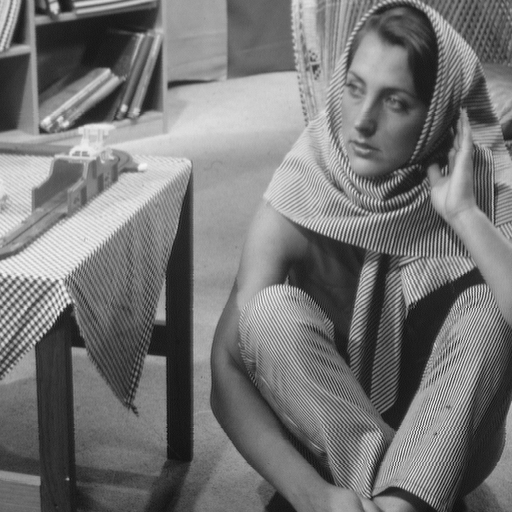
%> input picture Deblurring package/Second test set/barbara.png, 512 x 512 px
$ octave --eval "result = Demo_IDDBM3D;"   (GNU Octave 9; MATLAB toolbox functions it lacks are replaced by stand-ins)
%> lines starting %> are read from the running program, lines starting %| are printed output that depends on the picture
### Denoiser/BM3D/IDDBM3D/BM3DDEB_init.m
function [ISNR, y_hat_RI,y_hat_RWI,zRI] = BM3DDEB_init(experiment_number, y, z, v, sigma)
%%%%%%%%%%%%%%%%%%%%%%%%%%%%%%%%%%%%%%%%%%%%%%%%%%%%%%%%%%%%%%%%%%%%%%%%%%
%
% Copyright ?2008 Tampere University of Technology. All rights reserved.
% This work should only be used for nonprofit purposes.
%
% AUTHORS:
%     Kostadin Dabov, email: kostadin.dabov _at_ tut.fi
%     Alessandro Foi
%%%%%%%%%%%%%%%%%%%%%%%%%%%%%%%%%%%%%%%%%%%%%%%%%%%%%%%%%%%%%%%%%%%%%%%%%%
%
%  This function implements the image deblurring method proposed in:
%
%  [1] K. Dabov, A. Foi, V. Katkovnik, and K. Egiazarian, "Image
%   restoration  by sparse 3D transform-domain collaborative filtering,"
%   Proc SPIE Electronic Imaging, January 2008.
%
%  FUNCTION INTERFACE:
%
%  [PSNR, y_hat_RWI] = BM3DDEB(experiment_number, test_image_name)
%
%  INPUT:
%   1) experiment_number: 1 -> PSF 1, sigma^2 = 2
%                         2 -> PSF 1, sigma^2 = 8
%                         3 -> PSF 2, sigma^2 = 0.308
%                         4 -> PSF 3, sigma^2 = 49
%                         5 -> PSF 4, sigma^2 = 4
%                         6 -> PSF 5, sigma^2 = 64
%
%   2) test_image_name:   a valid filename of a grayscale test image
%
%  OUTPUT:
%   1) ISNR:              the output improvement in SNR, dB
%   2) y_hat_RWI:         the restored image
%
%  ! The function can work without any of the input arguments,
%   in which case, the internal default ones are used !
%
%%%%%%%%%%%%%%%%%%%%%%%%%%%%%%%%%%%%%%%%%%%%%%%%%%%%%%%%%%%%%%%%%%%%%%%%%%

%%%% Fixed regularization parameters (obtained empirically after a rough optimization)
Regularization_alpha_RI = 4e-4;
Regularization_alpha_RWI = 5e-3;

%%%% Experiment number (see below for details, e.g. how the blur is generated, etc.)
if (exist('experiment_number') ~= 1)
    experiment_number = 3; % 1 -- 6
end

%%%%%%%%%%%%%%%%%%%%%%%%%%%%%%%%%%%%%%%%%%%%%%%%%%%%%%%%%%%%%%%%%%%%%%%%%%
%%%% Select a single image filename (might contain path)
%%%%
% if (exist('test_image_name') ~= 1)
%     test_image_name = [
% %        'Lena512.png'
%         'Cameraman256.png'
% %        'barbara.png'
% %        'house.png'
%     ];
% end

%%%% Select 2D transforms ('dct', 'dst', 'hadamard', or anything that is listed by 'help wfilters'):
transform_2D_HT_name      = 'dst'; %% 2D transform (of size N1 x N1) used in Step 1
transform_2D_Wiener_name  = 'dct'; %% 2D transform (of size N1_wiener x N1_wiener) used in Step 2
transform_3rd_dimage_name = 'haar'; %% 1D tranform used in the 3-rd dim, the same for both steps

%%%% Step 1 (BM3D with collaborative hard-thresholding) parameters:
N1                  = 8;   %% N1 x N1 is the block size
Nstep               = 3;   %% sliding step to process every next refernece block
N2                  = 16;  %% maximum number of similar blocks (maximum size of the 3rd dimensiona of a 3D array)
Ns                  = 39;  %% length of the side of the search neighborhood for full-search block-matching (BM)
tau_match           = 6000;%% threshold for the block distance (d-distance)
lambda_thr2D        = 0;   %% threshold for the coarse initial denoising used in the d-distance measure
lambda_thr3D        = 2.9; %% threshold for the hard-thresholding
beta                = 0; %% the beta parameter of the 2D Kaiser window used in the reconstruction

%%%% Step 2 (BM3D with collaborative Wiener filtering) parameters:
N1_wiener           = 8;
Nstep_wiener        = 2;
N2_wiener           = 16;
Ns_wiener           = 39;
tau_match_wiener    = 800;
beta_wiener         = 0;

%%%%  Specify whether to print results and display images
print_to_screen     = 0;


%%%%%%%%%%%%%%%%%%%%%%%%%%%%%%%%%%%%%%%%%%%%%%%%%%%%%%%%%%%%%%%%%%%%%%%%%%
%%%%%%%%%%%%%%%%%%%%%%%%%%%%%%%%%%%%%%%%%%%%%%%%%%%%%%%%%%%%%%%%%%%%%%%%%%
%%%% Note: touch below this point only if you know what you are doing!
%%%%%%%%%%%%%%%%%%%%%%%%%%%%%%%%%%%%%%%%%%%%%%%%%%%%%%%%%%%%%%%%%%%%%%%%%%
%%%%%%%%%%%%%%%%%%%%%%%%%%%%%%%%%%%%%%%%%%%%%%%%%%%%%%%%%%%%%%%%%%%%%%%%%%

%%%%%%%%%%%%%%%%%%%%%%%%%%%%%%%%%%%%%%%%%%%%%%%%%%%%%%%%%%%%%%%%%%%%%%%%%%
%%%% Make parameters compatible with the interface of the mex-functions
%%%%

[Tfor, Tinv]   = getTransfMatrix(N1, transform_2D_HT_name, 0); %% get (normalized) forward and inverse transform matrices
[TforW, TinvW] = getTransfMatrix(N1_wiener, transform_2D_Wiener_name, 0); %% get (normalized) forward and inverse transform matrices

if (strcmp(transform_3rd_dimage_name, 'haar') == 1),
    %%% Fast internal transform is used, no need to generate transform
    %%% matrices.
    hadper_trans_single_den         = {};
    inverse_hadper_trans_single_den = {};
else
    %%% Create transform matrices. The transforms are later applied by
    %%% vector-matrix multiplications
    for hpow = 0:ceil(log2(max(N2,N2_wiener))),
        h = 2^hpow;
        [Tfor3rd, Tinv3rd] = getTransfMatrix(h, transform_3rd_dimage_name, 0);
        hadper_trans_single_den{h}         = single(Tfor3rd);
        inverse_hadper_trans_single_den{h} = single(Tinv3rd');
    end
end

if beta == 0 & beta_wiener == 0
    Wwin2D = ones(N1_wiener,N1_wiener);
    Wwin2D_wiener = ones(N1,N1);
else
    Wwin2D        = kaiser(N1, beta) * kaiser(N1, beta)'; % Kaiser window used in the hard-thresholding part
    Wwin2D_wiener = kaiser(N1_wiener, beta_wiener) * kaiser(N1_wiener, beta_wiener)'; % Kaiser window used in the Wiener filtering part
end

%%%%%%%%%%%%%%%%%%%%%%%%%%%%%%%%%%%%%%%%%%%%%%%%%%%%%%%%%%%%%%%%%%%%%%%%%%
% [30 lines of commented-out code are left out]
[Xv, Xh]  = size(y);
[ghy,ghx] = size(v);
big_v  = zeros(Xv,Xh); big_v(1:ghy,1:ghx)=v; big_v=circshift(big_v,-round([(ghy-1)/2 (ghx-1)/2])); % pad PSF with zeros to whole image domain, and center it
V      = fft2(big_v); % frequency response of the PSF
% [12 lines of commented-out code are left out]
%%%%%%%%%%%%%%%%%%%%%%%%%%%%%%%%%%%%%%%%%%%%%%%%%%%%%%%%%%%%%%%%%%%%%%%%%%
%%%% Step 1: Final estimate by Regularized Inversion (RI) followed by
%%%% BM3D with collaborative hard-thresholding
%%%%

%%%% Step 1.1. Regularized Inversion
RI= conj(V)./( (abs(V).^2) + Regularization_alpha_RI * Xv*Xh*sigma^2); % Transfer Matrix for RI    %% Standard Tikhonov Regularization
zRI=real(ifft2( fft2(z).* RI ));   % Regularized Inverse Estimate (RI OBSERVATION)

stdRI = zeros(N1, N1);
for ii = 1:N1,
    for jj = 1:N1,
        UnitMatrix = zeros(N1,N1); UnitMatrix(ii,jj)=1;
        BasisElementPadded = zeros(Xv, Xh); BasisElementPadded(1:N1,1:N1) = Tinv*UnitMatrix*Tinv';
        TransfBasisElementPadded = fft2(BasisElementPadded);
        stdRI(ii,jj) = sqrt( (1/(Xv*Xh)) * sum(sum(abs(TransfBasisElementPadded.*RI).^2)) )*sigma;
    end,
end

%%%% Step 1.2. Colored noise suppression by BM3D with collaborative hard-
%%%% thresholding

y_hat_RI = bm3d_thr_colored_noise(zRI, hadper_trans_single_den, Nstep, N1, N2, lambda_thr2D,...
    lambda_thr3D, tau_match*N1*N1/(255*255), (Ns-1)/2, sigma, 0, single(Tfor), single(Tinv)',...
    inverse_hadper_trans_single_den, single(stdRI'), Wwin2D, 0, 1 );

PSNR_INITIAL_ESTIMATE = 10*log10(1/mean((y(:)-y_hat_RI(:)).^2));
ISNR_INITIAL_ESTIMATE = PSNR_INITIAL_ESTIMATE - 10*log10(1/mean((y(:)-z(:)).^2));

%%%%%%%%%%%%%%%%%%%%%%%%%%%%%%%%%%%%%%%%%%%%%%%%%%%%%%%%%%%%%%%%%%%%%%%%%%
%%%% Step 2: Final estimate by Regularized Wiener Inversion (RWI) followed
%%%% by BM3D with collaborative Wiener filtering
%%%%

%%%% Step 2.1. Regularized Wiener Inversion
Wiener_Pilot = abs(fft2(double(y_hat_RI)));   %%% Wiener reference estimate
RWI  = conj(V).*Wiener_Pilot.^2./(Wiener_Pilot.^2.*(abs(V).^2) + Regularization_alpha_RWI*Xv*Xh*sigma^2);   % Transfer Matrix for RWI (uses standard regularization 'a-la-Tikhonov')
zRWI = real(ifft2(fft2(z).*RWI));   % RWI OBSERVATION

stdRWI = zeros(N1_wiener, N1_wiener);
for ii = 1:N1,
    for jj = 1:N1,
        UnitMatrix = zeros(N1,N1); UnitMatrix(ii,jj)=1;
        BasisElementPadded = zeros(Xv, Xh); BasisElementPadded(1:N1,1:N1) = idct2(UnitMatrix);
        TransfBasisElementPadded = fft2(BasisElementPadded);
        stdRWI(ii,jj) = sqrt( (1/(Xv*Xh)) * sum(sum(abs(TransfBasisElementPadded.*RWI).^2)) )*sigma;
    end,
end

%%%% Step 2.2. Colored noise suppression by BM3D with collaborative Wiener
%%%% filtering
y_hat_RWI = bm3d_wiener_colored_noise(zRWI, y_hat_RI, hadper_trans_single_den, Nstep_wiener, N1_wiener, N2_wiener, ...
     0, tau_match_wiener*N1_wiener*N1_wiener/(255*255), (Ns_wiener-1)/2, 0, single(stdRWI'), single(TforW), single(TinvW)',...
     inverse_hadper_trans_single_den, Wwin2D_wiener, 0, 1, single(ones(N1_wiener)) );

% elapsed_time = toc;


%%%%%%%%%%%%%%%%%%%%%%%%%%%%%%%%%%%%%%%%%%%%%%%%%%%%%%%%%%%%%%%%%%%%%%%%%%
%%%% Calculate the final estimate's PSNR and ISNR, print them, and show the
%%%% restored image
%%%%
PSNR = 10*log10(1/mean((y(:)-y_hat_RWI(:)).^2));
ISNR = PSNR - 10*log10(1/mean((y(:)-z(:)).^2));

if print_to_screen == 1
fprintf('Image: %s, Exp %d, Time: %.1f sec, PSNR-RI: %.2f dB, PSNR-RWI: %.2f, ISNR-RWI: %.2f dB\n', ...
    test_image_name, experiment_number, elapsed_time, PSNR_INITIAL_ESTIMATE, PSNR, ISNR);
    figure,imshow(z);
    figure,imshow(double(y_hat_RWI));
end

return;


%%%%%%%%%%%%%%%%%%%%%%%%%%%%%%%%%%%%%%%%%%%%%%%%%%%%%%%%%%%%%%%%%%%%%%%%%%
%%%%%%%%%%%%%%%%%%%%%%%%%%%%%%%%%%%%%%%%%%%%%%%%%%%%%%%%%%%%%%%%%%%%%%%%%%
% Some auxiliary functions
%%%%%%%%%%%%%%%%%%%%%%%%%%%%%%%%%%%%%%%%%%%%%%%%%%%%%%%%%%%%%%%%%%%%%%%%%%
%%%%%%%%%%%%%%%%%%%%%%%%%%%%%%%%%%%%%%%%%%%%%%%%%%%%%%%%%%%%%%%%%%%%%%%%%%


function [Tforward, Tinverse] = getTransfMatrix (N, transform_type, dec_levels)
%
% Create forward and inverse transform matrices, which allow for perfect
% reconstruction. The forward transform matrix is normalized so that the
% l2-norm of each basis element is 1.
%
% [Tforward, Tinverse] = getTransfMatrix (N, transform_type, dec_levels)
%
%  INPUTS:
%
%   N               --> Size of the transform (for wavelets, must be 2^K)
%
%   transform_type  --> 'dct', 'dst', 'hadamard', or anything that is
%                       listed by 'help wfilters' (bi-orthogonal wavelets)
%                       'DCrand' -- an orthonormal transform with a DC and all
%                       the other basis elements of random nature
%
%   dec_levels      --> If a wavelet transform is generated, this is the
%                       desired decomposition level. Must be in the
%                       range [0, log2(N)-1], where "0" implies
%                       full decomposition.
%
%  OUTPUTS:
%
%   Tforward        --> (N x N) Forward transform matrix
%
%   Tinverse        --> (N x N) Inverse transform matrix
%

if exist('dec_levels') ~= 1,
    dec_levels = 0;
end

if N == 1,
    Tforward = 1;
elseif strcmp(transform_type, 'hadamard') == 1,
    Tforward    = hadamard(N);
elseif (N == 8) & strcmp(transform_type, 'bior1.5')==1 % hardcoded transform so that the wavelet toolbox is not needed to generate it
    Tforward =  [ 0.353553390593274   0.353553390593274   0.353553390593274   0.353553390593274   0.353553390593274   0.353553390593274   0.353553390593274   0.353553390593274;
       0.219417649252501   0.449283757993216   0.449283757993216   0.219417649252501  -0.219417649252501  -0.449283757993216  -0.449283757993216  -0.219417649252501;
       0.569359398342846   0.402347308162278  -0.402347308162278  -0.569359398342846  -0.083506045090284   0.083506045090284  -0.083506045090284   0.083506045090284;
      -0.083506045090284   0.083506045090284  -0.083506045090284   0.083506045090284   0.569359398342846   0.402347308162278  -0.402347308162278  -0.569359398342846;
       0.707106781186547  -0.707106781186547                   0                   0                   0                   0                   0                   0;
                       0                   0   0.707106781186547  -0.707106781186547                   0                   0                   0                   0;
                       0                   0                   0                   0   0.707106781186547  -0.707106781186547                   0                   0;
                       0                   0                   0                   0                   0                   0   0.707106781186547  -0.707106781186547];
elseif (N == 8) & strcmp(transform_type, 'dct')==1 % hardcoded transform so that the signal processing toolbox is not needed to generate it
    Tforward = [ 0.353553390593274   0.353553390593274   0.353553390593274   0.353553390593274   0.353553390593274   0.353553390593274   0.353553390593274   0.353553390593274;
       0.490392640201615   0.415734806151273   0.277785116509801   0.097545161008064  -0.097545161008064  -0.277785116509801  -0.415734806151273  -0.490392640201615;
       0.461939766255643   0.191341716182545  -0.191341716182545  -0.461939766255643  -0.461939766255643  -0.191341716182545   0.191341716182545   0.461939766255643;
       0.415734806151273  -0.097545161008064  -0.490392640201615  -0.277785116509801   0.277785116509801   0.490392640201615   0.097545161008064  -0.415734806151273;
       0.353553390593274  -0.353553390593274  -0.353553390593274   0.353553390593274   0.353553390593274  -0.353553390593274  -0.353553390593274   0.353553390593274;
       0.277785116509801  -0.490392640201615   0.097545161008064   0.415734806151273  -0.415734806151273  -0.097545161008064   0.490392640201615  -0.277785116509801;
       0.191341716182545  -0.461939766255643   0.461939766255643  -0.191341716182545  -0.191341716182545   0.461939766255643  -0.461939766255643   0.191341716182545;
       0.097545161008064  -0.277785116509801   0.415734806151273  -0.490392640201615   0.490392640201615  -0.415734806151273   0.277785116509801  -0.097545161008064];
elseif (N == 8) & strcmp(transform_type, 'dst')==1 % hardcoded transform so that the PDE toolbox is not needed to generate it
    Tforward = [ 0.161229841765317   0.303012985114696   0.408248290463863   0.464242826880013   0.464242826880013   0.408248290463863   0.303012985114696   0.161229841765317;
       0.303012985114696   0.464242826880013   0.408248290463863   0.161229841765317  -0.161229841765317  -0.408248290463863  -0.464242826880013  -0.303012985114696;
       0.408248290463863   0.408248290463863                   0  -0.408248290463863  -0.408248290463863                   0   0.408248290463863   0.408248290463863;
       0.464242826880013   0.161229841765317  -0.408248290463863  -0.303012985114696   0.303012985114696   0.408248290463863  -0.161229841765317  -0.464242826880013;
       0.464242826880013  -0.161229841765317  -0.408248290463863   0.303012985114696   0.303012985114696  -0.408248290463863  -0.161229841765317   0.464242826880013;
       0.408248290463863  -0.408248290463863                   0   0.408248290463863  -0.408248290463863                   0   0.408248290463863  -0.408248290463863;
       0.303012985114696  -0.464242826880013   0.408248290463863  -0.161229841765317  -0.161229841765317   0.408248290463863  -0.464242826880013   0.303012985114696;
       0.161229841765317  -0.303012985114696   0.408248290463863  -0.464242826880013   0.464242826880013  -0.408248290463863   0.303012985114696  -0.161229841765317];
elseif strcmp(transform_type, 'dct') == 1,
    Tforward    = dct(eye(N));
elseif strcmp(transform_type, 'dst') == 1,
    Tforward    = dst(eye(N));
elseif strcmp(transform_type, 'DCrand') == 1,
    x = randn(N); x(1:end,1) = 1; [Q,R] = qr(x);
    if (Q(1) < 0),
        Q = -Q;
    end;
    Tforward = Q';
else %% a wavelet decomposition supported by 'wavedec'
    %%% Set periodic boundary conditions, to preserve bi-orthogonality
    dwtmode('per','nodisp');

    Tforward = zeros(N,N);
    for i = 1:N
        Tforward(:,i)=wavedec(circshift([1 zeros(1,N-1)],[dec_levels i-1]), log2(N), transform_type);  %% construct transform matrix
    end
end

%%% Normalize the basis elements
Tforward = (Tforward' * diag(sqrt(1./sum(Tforward.^2,2))))';

%%% Compute the inverse transform matrix
Tinverse = inv(Tforward);

return;

### Denoiser/BM3D/IDDBM3D/Demo_IDDBM3D.m
function  [isnr, y_hat] = Demo_IDDBM3D(experiment_number, test_image_name)

% ------------------------------------------------------------------------------------------
%
%     Demo software for BM3D-frame based image deblurring
%               Public release ver. 0.8 (beta) (June 03, 2011)
%
% ------------------------------------------------------------------------------------------
%
%  This function implements the IDDBM3D image deblurring algorithm proposed in:
%
%  [1] A.Danielyan, V. Katkovnik, and K. Egiazarian, "BM3D frames and
%   variational image deblurring," submitted to IEEE TIP, May 2011
%
% ------------------------------------------------------------------------------------------
%
% authors:               Aram Danielyan
%                        Vladimir Katkovnik
%
% web page:              http://www.cs.tut.fi/~foi/GCF-BM3D/
%
% contact:               firstname.lastname@tut.fi
%
% ------------------------------------------------------------------------------------------
% Copyright (c) 2011 Tampere University of Technology.
% All rights reserved.
% This work should be used for nonprofit purposes only.
% ------------------------------------------------------------------------------------------
%
% Disclaimer
% ----------
%
% Any unauthorized use of these routines for industrial or profit-oriented activities is
% expressively prohibited. By downloading and/or using any of these files, you implicitly
% agree to all the terms of the TUT limited license (included in the file Legal_Notice.txt).
% ------------------------------------------------------------------------------------------


%%%%%%%%%%%%%%%%%%%%%%%%%%%%%%%%%%%%%%%%%%%%%%%%%%%%%%%%%%%%%%%%%%%%%%%%%%
%  FUNCTION INTERFACE:
%
%  [psnr, y_hat] = Demo_IDDBM3D(experiment_number, test_image_name)
%
%  INPUT:
%   1) experiment_number: 1 -> PSF 1, sigma^2 = 2
%                         2 -> PSF 1, sigma^2 = 8
%                         3 -> PSF 2, sigma^2 = 0.308
%                         4 -> PSF 3, sigma^2 = 49
%                         5 -> PSF 4, sigma^2 = 4
%                         6 -> PSF 5, sigma^2 = 64
%                         7-13 -> experiments 7-13 are not described in [1].
%                         see this file for the blur and noise parameters.
%   2) test_image_name:   a valid filename of a grayscale test image
%
%  OUTPUT:
%   1) isnr           the output improvement in SNR, dB
%   2) y_hat:         the restored image
%
%  ! The function can work without any of the input arguments,
%   in which case, the internal default ones are used !
%
%   To run this demo functions within the BM3D package should be accessible to Matlab
%%%%%%%%%%%%%%%%%%%%%%%%%%%%%%%%%%%%%%%%%%%%%%%%%%%%%%%%%%%%%%%%%%%%%%%%%%
addpath('../')
randn('seed',0); %  Fix random seed
clear
clc
clf


if ~exist('experiment_number','var'), experiment_number=1; end
if ~exist('test_image_name','var'), test_image_name='Cameraman256.png'; end
%% BM3D 测试图像
test_image_name           =    'cameraman256.png';
test_image_name           =    'house.png';
test_image_name           =    'lena512.png';
test_image_name           =    'barbara.png';

filename=test_image_name;

%%
if 1 %
    initType = 'bm3ddeb'; %use output of the BM3DDEB to initialize the algorithm
else
	initType = 'zeros'; %use zero image to initialize the algorithm
end

matchType = 'bm3ddeb'; %build groups using output of the BM3DDEB algorithm

%% MAX Iteration number
numIt = 200; %% original setting
% numIt = 200;
fprintf('Experiment number: %d\n', experiment_number);
fprintf('Image: %s\n', filename);

%% ------- Generating bservation ---------------------------------------------
disp('--- Generating observation ----');
y=im2double(imread(filename));
%> y: size 512x512 double; min 0.0471, max 0.965, mean 0.46

[yN,xN]=size(y);
%> yN = 512; xN = 512
%% %%%%%%%%%%%%%%%%%% BM3D Bluuring and Noising the picture %%%%%%%%%%%%%%%%%
experiment_number  =   6  ;
switch experiment_number
    case 1
        sigma=sqrt(2)/255;
        for x1=-7:7; for x2=-7:7; h(x1+8,x2+8)=1/(x1^2+x2^2+1); end, end; h=h./sum(h(:));
    case 2
        sigma=sqrt(8)/255;
        s1=0; for a1=-7:7; s1=s1+1; s2=0; for a2=-7:7; s2=s2+1; h(s1,s2)=1/(a1^2+a2^2+1); end, end;  h=h./sum(h(:));
    case 3
        BSNR=40;
        sigma=-1; % if "sigma=-1", then the value of sigma depends on the BSNR
        h=ones(9); h=h./sum(h(:));
    case 4
        sigma=7/255;
        h=[1 4 6 4 1]'*[1 4 6 4 1]; h=h./sum(h(:));  % PSF
    case 5
        sigma=2/255;
        h=fspecial('gaussian', 25, 1.6);
    case 6
        sigma=8/255;
        h=fspecial('gaussian', 25, .4);
    %extra experiments
    case 7
        BSNR=30;
        sigma=-1;
        h=ones(9); h=h./sum(h(:));
    case 8
        BSNR=20;
        sigma=-1;
        h=ones(9); h=h./sum(h(:));
    case 9
        BSNR=40;
        sigma=-1;
        h=fspecial('gaussian', 25, 1.6);
    case 10
        BSNR=20;
        sigma=-1;
        h=fspecial('gaussian', 25, 1.6);
    case 11
        BSNR=15;
        sigma=-1;
        h=fspecial('gaussian', 25, 1.6);
    case 12
        BSNR=40;
        sigma=-1; % if "sigma=-1", then the value of sigma depends on the BSNR
        h=ones(19); h=h./sum(h(:));
    case 13
        BSNR=25;
        sigma=-1; % if "sigma=-1", then the value of sigma depends on the BSNR
        h=ones(19); h=h./sum(h(:));
end


y_blur = imfilter(y, h, 'circular'); % performs blurring (by circular convolution)

if sigma == -1;   %% check whether to use BSNR in order to define value of sigma
    sigma=sqrt(norm(y_blur(:)-mean(y_blur(:)),2)^2 /(yN*xN*10^(BSNR/10)));
    %     Xv% compute sigma from the desired BSNR
end

%%%% Create a blurred and noisy observation
randn('seed',0);
z = y_blur + sigma*randn(yN, xN);

bsnr=10*log10(norm(y_blur(:)-mean(y_blur(:)),2)^2 /sigma^2/yN/xN);
%> bsnr = 16.59
psnr_z =PSNR(y,z,1,0);
%%%%%%%%%%%%%%%%%%%%%%%%%%%%%%%%%%%%%%%%%%%%%%%%%%%%%%%%%%%%%%%%%%%%%%%

fprintf('Observation BSNR: %4.2f, PSNR: %4.2f\n', bsnr, psnr_z);


%% ----- Computing initial estimate ---------------------
disp('--- Computing initial estimate  ----');

[dummy, y_hat_RI,y_hat_RWI,zRI] = BM3DDEB_init(experiment_number, y, z, h, sigma);
% [112 lines not run here, left out]
function PSNRdb = PSNR(x, y, maxval, borders)
%> called with maxval = 1, borders = 0
    if ~exist('borders', 'var'), borders = 0; end
    if ~exist('maxval', 'var'), maxval = 255; end

    xx=borders+1:size(x,1)-borders;
%> xx = 512 values from 1 to 512
    yy=borders+1:size(x,2)-borders;
%> yy = 512 values from 1 to 512

    PSNRdb = zeros(1,size(x,3));
    for fr=1:size(x,3)
        err = x(xx,yy,fr) - y(xx,yy,fr);
        PSNRdb(fr) = 10 * log10((maxval^2)/mean2(err.^2));
    end
%> this loop made 1 pass
%> pass 1, in PSNR, `err = x(xx,yy,fr) - y(xx,yy,fr);`:
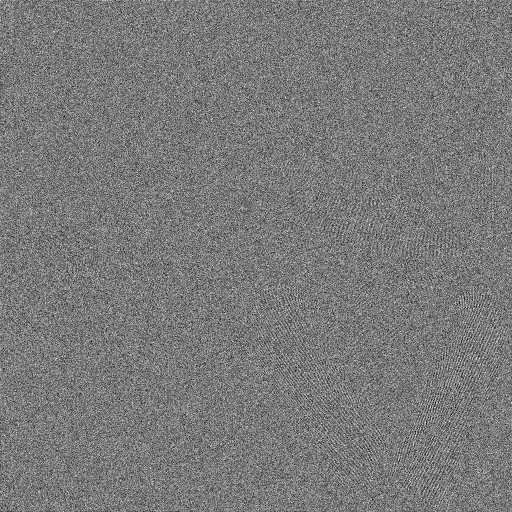
%> err: size 512x512 double; min -0.146, max 0.159, mean -2.8e-06; drawn with min black and max white
end
%> in Demo_IDDBM3D, `psnr_z =PSNR(y,z,1,0);`: psnr_z = 29.78
%| Observation BSNR: 16.59, PSNR: 29.78
%> the run ends on the next line
